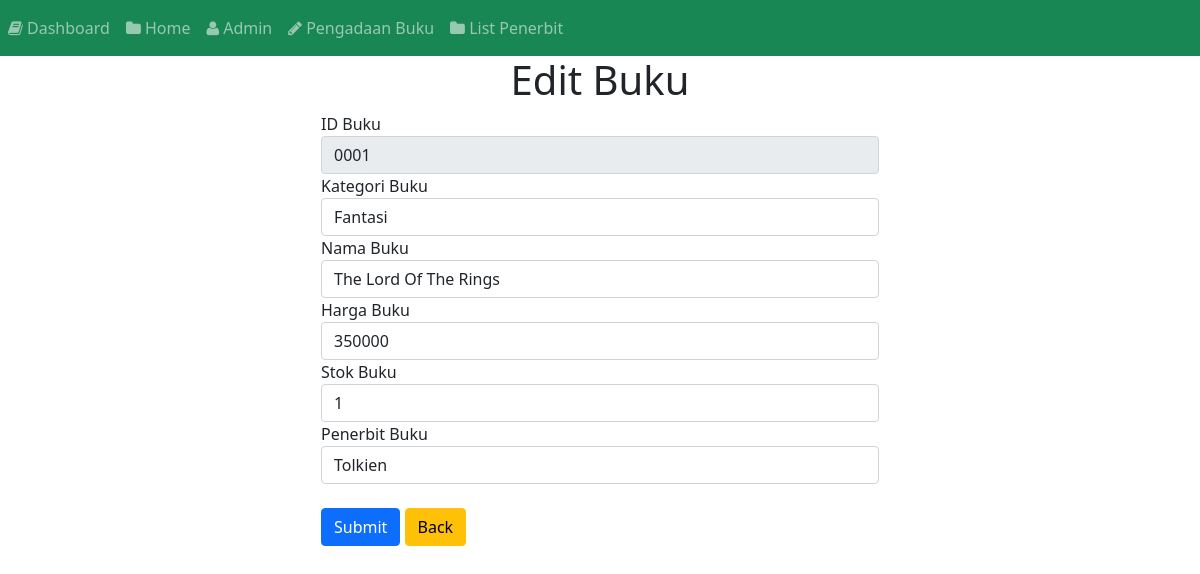
/C_buku/Edit_buku/0001, run on the app's committed database.
### tables this page shows
CREATE TABLE `tb_buku` (
  `id_buku` varchar(11) NOT NULL,
  `kategori_buku` varchar(30) NOT NULL,
  `nama_buku` varchar(50) NOT NULL,
  `harga_buku` int(11) NOT NULL,
  `stok_buku` int(11) NOT NULL,
  `penerbit_buku` varchar(30) NOT NULL
);

### application/controllers/C_buku.php (called while the page is built, shortened)
<?php
class C_buku extends CI_Controller
{
	function __construct()
	{
		$this->load->model('M_buku');
	}
		function Edit_buku($id_buku)
	{
		$result=$this->M_buku->get_data_id($id_buku);
		if($result->num_rows()>0)
		{
			$i=$result->row_array();
			$data=array(
				'id_buku'=>$i['id_buku'],
				'kategori_buku'=>$i['kategori_buku'],
				'nama_buku'=>$i['nama_buku'],
				'harga_buku'=>$i['harga_buku'],
				'stok_buku'=>$i['stok_buku'],
				'penerbit_buku'=>$i['penerbit_buku'],
			);
			$this->load->view('V_edit_buku',$data);
		}
		else
		{
			echo "Data Tidak Ditemukan.";
		}
	}
}
?>

### index.php (called while the page is built, shortened)
<?php
require_once BASEPATH.'core/CodeIgniter.php';

### application/models/M_buku.php (called while the page is built, shortened)
<?php
class M_buku extends CI_Model
{
	function get_data_id($id_buku)
	{
		$query=$this->db->get_where('tb_buku',
		array('id_buku'=>$id_buku));
		return $query;
	}
}
?>

### application/views/V_edit_buku.php (the view, shortened to what this page needs)
<!DOCTYPE html>
<html lang="en">
<head>
	<link href="<?php echo base_url('
	assets/css/bootstrap.min.css');?>"
	rel="stylesheet">
</head>
<body>
	<div>
		<div class="container">
			<h1><center>Edit Buku</center></h1>
			<div class="col-md-6 offset-md-3">
				<form action="<?php echo site_url
				('C_buku/update');?>" method="post">
				<div class="form-group">
					<label>ID Buku</label>
					<input type="type" class="form-control"
					name="id_buku" value="<?php echo $id_buku;?>"
					readonly>
				</div>
				<div class="form-group">
					<label>Kategori Buku</label>
					<input type="type" class="form-control"
					name="kategori_buku" value="<?php echo $kategori_buku;?>"
					placeholder="Kategori Buku">
				</div>
				<div class="form-group">
					<label>Nama Buku</label>
					<input type="type" class="form-control"
					name="nama_buku" value="<?php echo $nama_buku;?>"
					placeholder="Nama Buku">
				</div>
				<div class="form-group">
					<label>Harga Buku</label>
					<input type="type" class="form-control"
					name="harga_buku" value="<?php echo $harga_buku;?>"
					placeholder="Harga Buku">
				</div>
				<div class="form-group">
					<label>Stok Buku</label>
					<input type="type" class="form-control"
					name="stok_buku" value="<?php echo $stok_buku;?>"
					placeholder="Stok Buku">
				</div>
				<div class="form-group">
					<label>Penerbit Buku</label>
					<input type="type" class="form-control"
					name="penerbit_buku" value="<?php echo $penerbit_buku;?>"
					placeholder="Penerbit Buku">
				</div>
<br>
				<button type="submit"
				class="btn btn-primary">Submit
				</button>
				<a href="<?php echo site_url
				('C_buku');?>"
				class="btn btn-warning"
				onclick="return confirm('Apakah Anda Ingin Kembali?')">Back
				</a>
				</form>
			</div>
		</div>
	</div>
</body>
</html>

### data on the page
tb_buku: id_buku "0001", kategori_buku "Fantasi", nama_buku "The Lord Of The Rings", harga_buku "350000", stok_buku "1", penerbit_buku "Tolkien"
